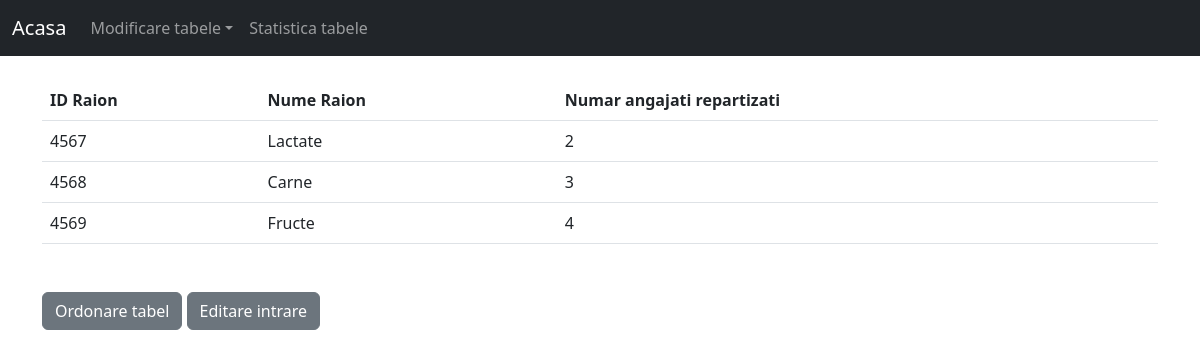
/website/afisare_raion.php, run on the app's committed database.
### tables this page shows
CREATE TABLE `raion` (
  `id_raion` int(11) NOT NULL,
  `nume_raion` varchar(32) NOT NULL,
  `numar_angajati_repartizati` int(2) NOT NULL
);

### website/afisare_raion.php (the view, shortened to what this page needs)
<?php
include 'conexiune_bd.php';
?>
<!doctype html>
<html>
<head>
    <link href="https://cdn.jsdelivr.net/npm/bootstrap@5.2.3/dist/css/bootstrap.min.css" rel="stylesheet">
</head>
<body style="background-color:#ffffff">
    <?php
        require 'navbar.php';
    ?>
<div class="container">
<table class="table mb-5">
  <thead>
    <tr>
      <th scope="col">ID Raion</th>
      <th scope="col">Nume Raion</th>
      <th scope="col">Numar angajati repartizati</th>
    </tr>
  </thead>
  <tbody>
<?php
 if (!isset($_GET['orderby']))
     $stmt = $conn->prepare("SELECT * FROM raion");
 $stmt->execute();
 $results = $stmt->fetchAll(PDO::FETCH_ASSOC);
 foreach ($results as $result)
 {
    ?>
     <tr>
         <td><?= $result['id_raion'] ?></td>
         <td><?= $result['nume_raion'] ?></td>
         <td><?= $result['numar_angajati_repartizati'] ?></td>
     </tr>
 <?php } ?>
 </tbody>
    </table>
    <p>
  <button class="btn btn-secondary" type="button" data-bs-toggle="collapse" data-bs-target="#collapse1" aria-expanded="false" aria-controls="collapseExample">
    Ordonare tabel
  </button>
  <button class="btn btn-secondary" type="button" data-bs-toggle="collapse" data-bs-target="#collapse2" aria-expanded="false" aria-controls="collapseExample">
    Editare intrare
  </button>
</p>
 </div>
</body>
</html>

### data on the page
raion: id_raion "4567", nume_raion "Lactate", numar_angajati_repartizati "2"
raion: id_raion "4568", nume_raion "Carne", numar_angajati_repartizati "3"
raion: id_raion "4569", nume_raion "Fructe", numar_angajati_repartizati "4"
